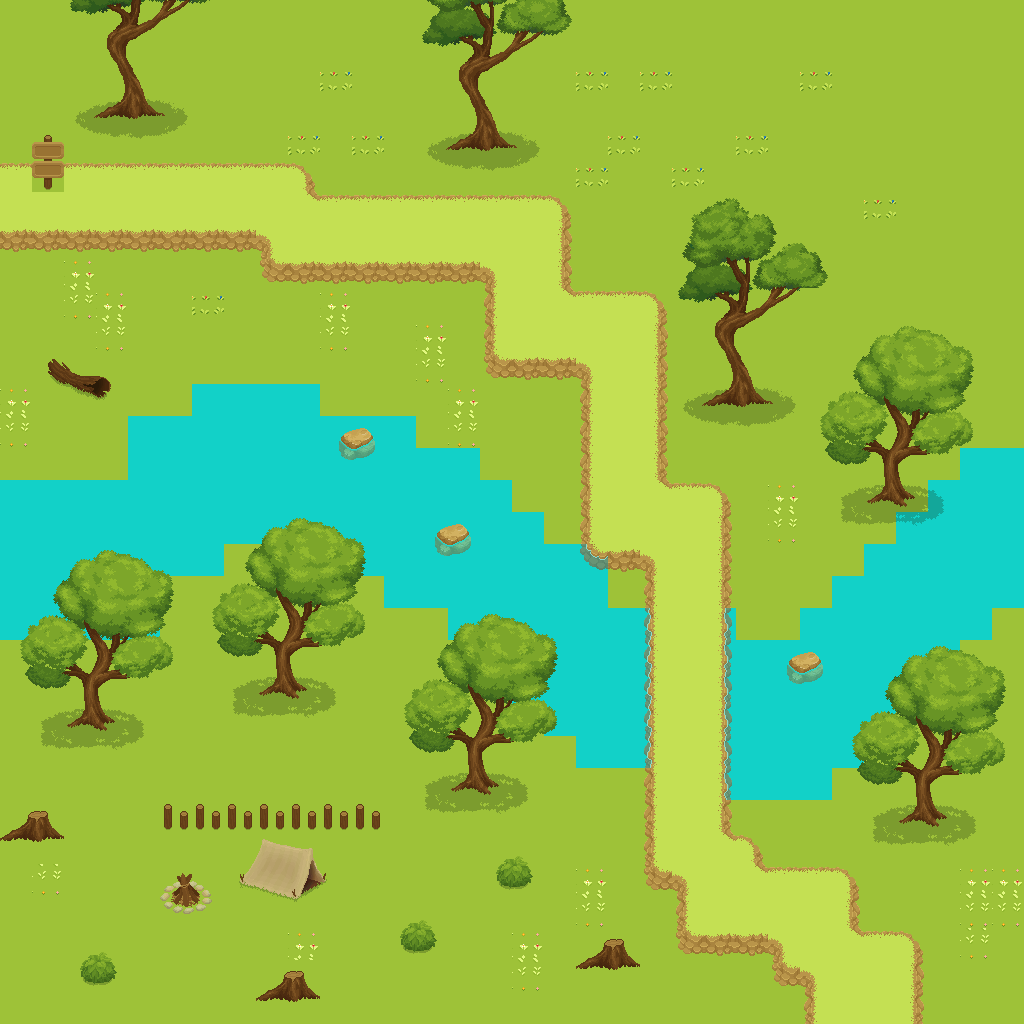

A level layout from a 2D game, rendered from its tile map. Below: a short description, then the map file with tile-grid data replaced by summaries:
An orthogonal 32x32 tile map with 32x32 px tiles, 2 tile layers (Tile Layer 1, Tile Layer 2), 2 tilesets.

<map version="1.10" tiledversion="1.11.2" orientation="orthogonal" renderorder="right-down" width="32" height="32" tilewidth="32" tileheight="32" infinite="0" nextlayerid="3" nextobjectid="1">
 <tileset firstgid="1" source="../tiles.tsx" />
 <tileset firstgid="157" source="objects.tsx" />
 <layer id="1" name="Tile Layer 1" width="32" height="32">
  <data>[1024 cells, 1024 non-empty, 2 distinct tile ids]</data>
 </layer>
 <layer id="2" name="Tile Layer 2" width="32" height="32">
  <data>[1024 cells, 594 non-empty, 145 distinct tile ids]</data>
 </layer>
</map>
